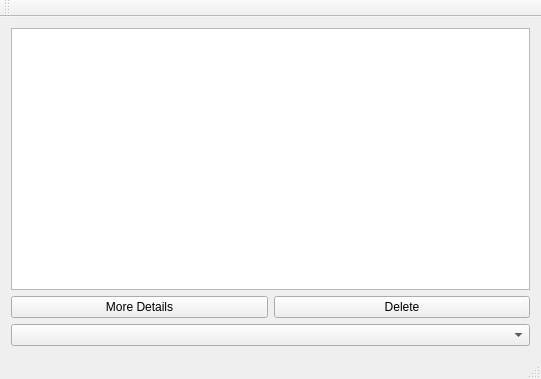
<?xml version="1.0" encoding="UTF-8"?>
<ui version="4.0">
 <class>UserWindow</class>
 <widget class="QMainWindow" name="UserWindow">
  <property name="geometry">
   <rect>
    <x>0</x>
    <y>0</y>
    <width>541</width>
    <height>379</height>
   </rect>
  </property>
  <property name="windowTitle">
   <string>UserWindow</string>
  </property>
  <widget class="QWidget" name="centralWidget">
   <layout class="QVBoxLayout" name="verticalLayout_3">
    <item>
     <layout class="QVBoxLayout" name="verticalLayout_2">
      <item>
       <layout class="QHBoxLayout" name="horizontalLayout_2">
        <item>
         <widget class="QListView" name="userlistView">
          <property name="palette">
           <palette>
            <active>
             <colorrole role="Text">
              <brush brushstyle="SolidPattern">
               <color alpha="217">
                <red>0</red>
                <green>0</green>
                <blue>0</blue>
               </color>
              </brush>
             </colorrole>
            </active>
            <inactive>
             <colorrole role="Text">
              <brush brushstyle="SolidPattern">
               <color alpha="217">
                <red>0</red>
                <green>0</green>
                <blue>0</blue>
               </color>
              </brush>
             </colorrole>
            </inactive>
            <disabled>
             <colorrole role="Text">
              <brush brushstyle="SolidPattern">
               <color alpha="63">
                <red>0</red>
                <green>0</green>
                <blue>0</blue>
               </color>
              </brush>
             </colorrole>
            </disabled>
           </palette>
          </property>
         </widget>
        </item>
       </layout>
      </item>
      <item>
       <layout class="QVBoxLayout" name="verticalLayout">
        <item>
         <layout class="QHBoxLayout" name="horizontalLayout">
          <item>
           <widget class="QPushButton" name="detailsButton">
            <property name="text">
             <string>More Details</string>
            </property>
           </widget>
          </item>
          <item>
           <widget class="QPushButton" name="deleteButton">
            <property name="text">
             <string>Delete</string>
            </property>
           </widget>
          </item>
         </layout>
        </item>
        <item>
         <widget class="QComboBox" name="userlistcomboBox"/>
        </item>
       </layout>
      </item>
     </layout>
    </item>
   </layout>
  </widget>
  <widget class="QMenuBar" name="menuBar">
   <property name="geometry">
    <rect>
     <x>0</x>
     <y>0</y>
     <width>541</width>
     <height>22</height>
    </rect>
   </property>
  </widget>
  <widget class="QToolBar" name="mainToolBar">
   <attribute name="toolBarArea">
    <enum>TopToolBarArea</enum>
   </attribute>
   <attribute name="toolBarBreak">
    <bool>false</bool>
   </attribute>
  </widget>
  <widget class="QStatusBar" name="statusBar"/>
 </widget>
 <layoutdefault spacing="6" margin="11"/>
 <resources/>
 <connections/>
</ui>
